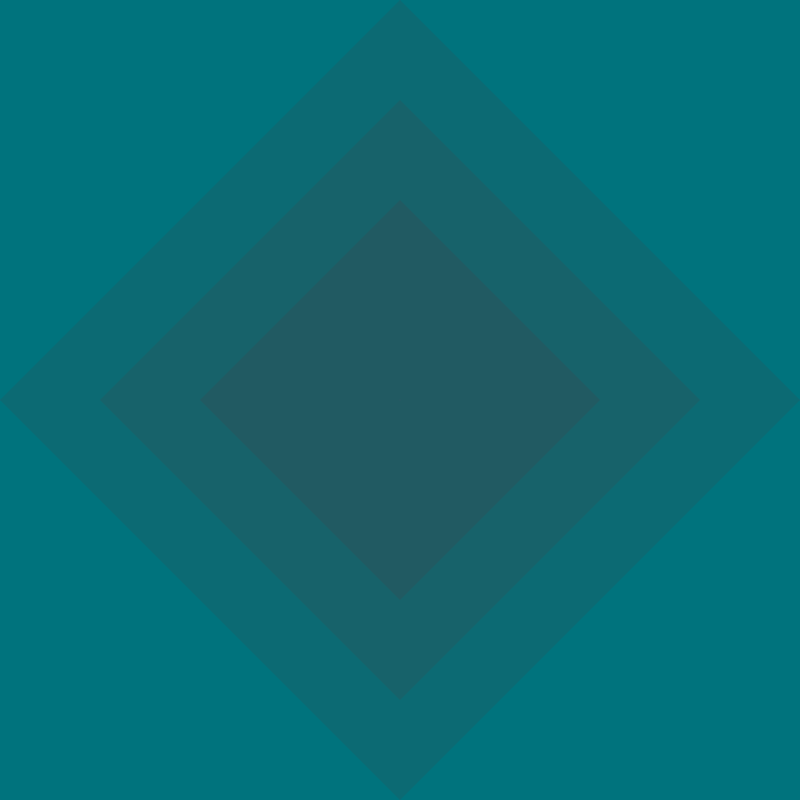
Frame 1 (no input)
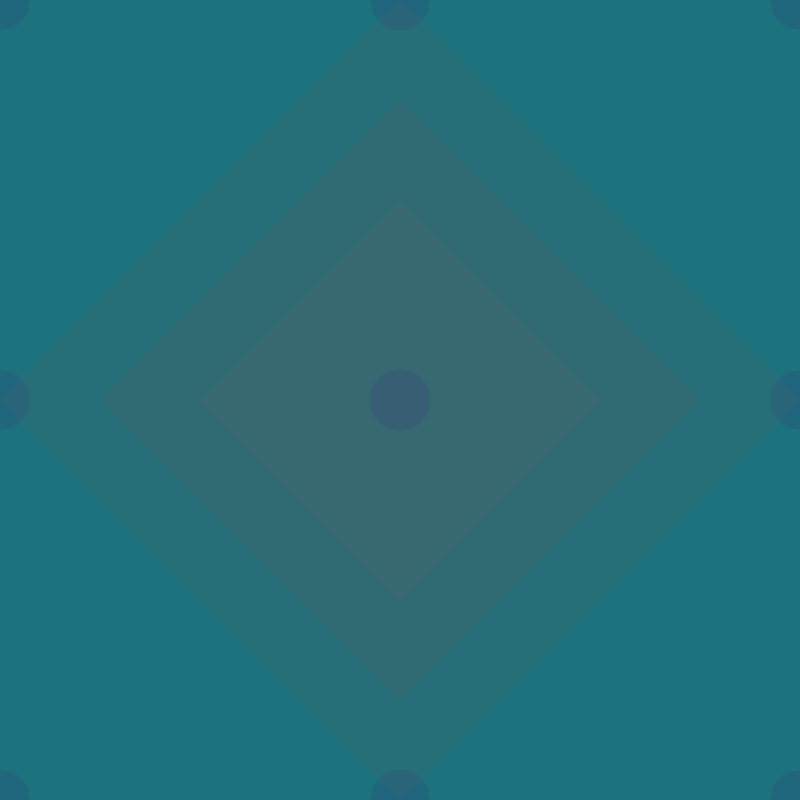
Frame 60 (the mouse pressed at the canvas centre just before this capture)
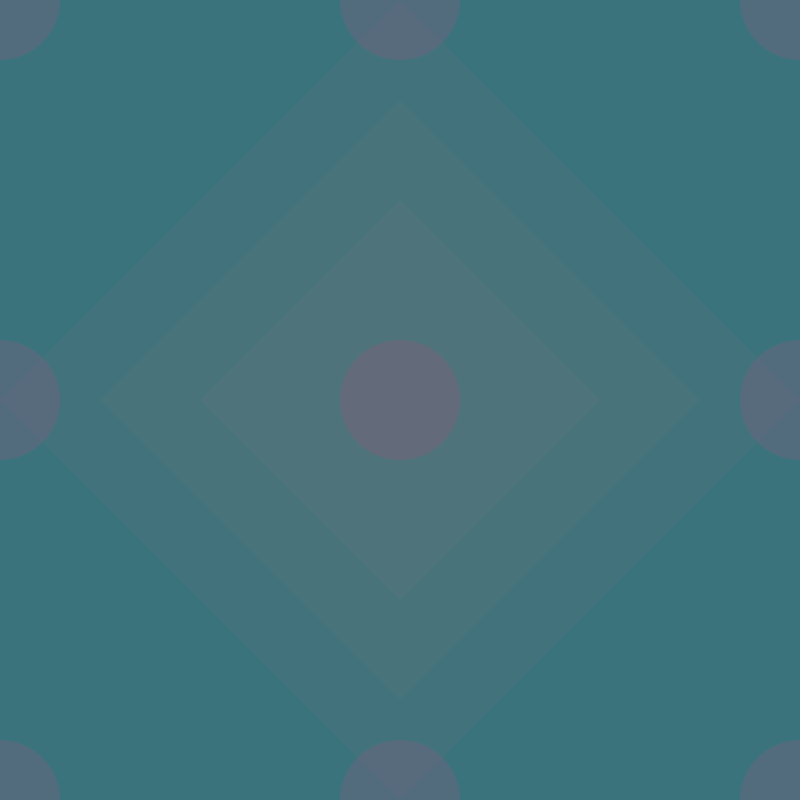
Frame 120 (the mouse held since frame 60 and released just before this capture)

The Processing sketch that drew these frames (run headless with seeded random() and noise(); from frame 60 on, the mouse is pressed at the canvas centre):

// Processing sketch: processing_70962
// ── processing_70962.pde

float myNum; 
float myNum2;


void setup(){
  smooth();
  size(800,800);

  

}


void draw(){
  println("x: "+mouseX+"y: "+mouseY);
  background(myNum/2,115,125);
  myNum++;
  myNum2++;
  noStroke();
  
  fill(150,myNum2,myNum2,20);
  quad(400,0,800,400,400,800,0,400);
  quad(400,100,700,400,400,700,100,400);
  quad(400,200,600,400,400,600,200,400);
  
  fill(random(350),myNum/2,126,35);
  ellipse(width/2,height/2,myNum,myNum);
  ellipse(0,400,myNum,myNum);
  ellipse(800,400,myNum,myNum);
  ellipse(400,0,myNum,myNum);
  ellipse(400,800,myNum,myNum);
  ellipse(800,0,myNum,myNum);
  ellipse(0,0,myNum,myNum);
  ellipse(0,800,myNum,myNum);
  ellipse(800,800,myNum,myNum);
  
  
  if(myNum > 1200){
    myNum=0;

  }
  
  
    
}
  


  
